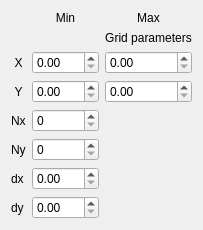
     <widget class="QWidget" name="tabWidgetPage1">
      <attribute name="title">
       <string notr="true">Estimation grid</string>
      </attribute>
      <layout class="QGridLayout" name="gridLayout_3">
       <item row="7" column="0">
        <widget class="QLabel" name="label_18">
         <property name="text">
          <string>dy</string>
         </property>
        </widget>
       </item>
       <item row="2" column="1">
        <widget class="QDoubleSpinBox" name="doubleSpinBox_xmin"/>
       </item>
       <item row="4" column="1">
        <widget class="QSpinBox" name="spinBox_Nx">
         <property name="maximum">
          <number>100000</number>
         </property>
        </widget>
       </item>
       <item row="6" column="1">
        <widget class="QDoubleSpinBox" name="doubleSpinBox_dx"/>
       </item>
       <item row="7" column="1">
        <widget class="QDoubleSpinBox" name="doubleSpinBox_dy"/>
       </item>
       <item row="5" column="0">
        <widget class="QLabel" name="label_16">
         <property name="text">
          <string>Ny</string>
         </property>
        </widget>
       </item>
       <item row="4" column="0">
        <widget class="QLabel" name="label_15">
         <property name="text">
          <string>Nx</string>
         </property>
        </widget>
       </item>
       <item row="3" column="0">
        <widget class="QLabel" name="label_12">
         <property name="text">
          <string>Y</string>
         </property>
         <property name="alignment">
          <set>Qt::AlignCenter</set>
         </property>
        </widget>
       </item>
       <item row="3" column="1">
        <widget class="QDoubleSpinBox" name="doubleSpinBox_ymin"/>
       </item>
       <item row="3" column="2">
        <widget class="QDoubleSpinBox" name="doubleSpinBox_ymax"/>
       </item>
       <item row="2" column="0">
        <widget class="QLabel" name="label_11">
         <property name="text">
          <string>X</string>
         </property>
         <property name="alignment">
          <set>Qt::AlignCenter</set>
         </property>
        </widget>
       </item>
       <item row="5" column="1">
        <widget class="QSpinBox" name="spinBox_Ny">
         <property name="maximum">
          <number>100000</number>
         </property>
        </widget>
       </item>
       <item row="0" column="1">
        <widget class="QLabel" name="label_13">
         <property name="layoutDirection">
          <enum>Qt::LeftToRight</enum>
         </property>
         <property name="text">
          <string>Min</string>
         </property>
         <property name="alignment">
          <set>Qt::AlignCenter</set>
         </property>
        </widget>
       </item>
       <item row="6" column="0">
        <widget class="QLabel" name="label_17">
         <property name="text">
          <string>dx</string>
         </property>
        </widget>
       </item>
       <item row="2" column="2">
        <widget class="QDoubleSpinBox" name="doubleSpinBox_xmax"/>
       </item>
       <item row="0" column="2">
        <widget class="QLabel" name="label_14">
         <property name="text">
          <string>Max</string>
         </property>
         <property name="alignment">
          <set>Qt::AlignCenter</set>
         </property>
        </widget>
       </item>
       <item row="1" column="2">
        <widget class="QLabel" name="label_19">
         <property name="text">
          <string>Grid parameters</string>
         </property>
         <property name="alignment">
          <set>Qt::AlignCenter</set>
         </property>
        </widget>
       </item>
      </layout>
     </widget>
